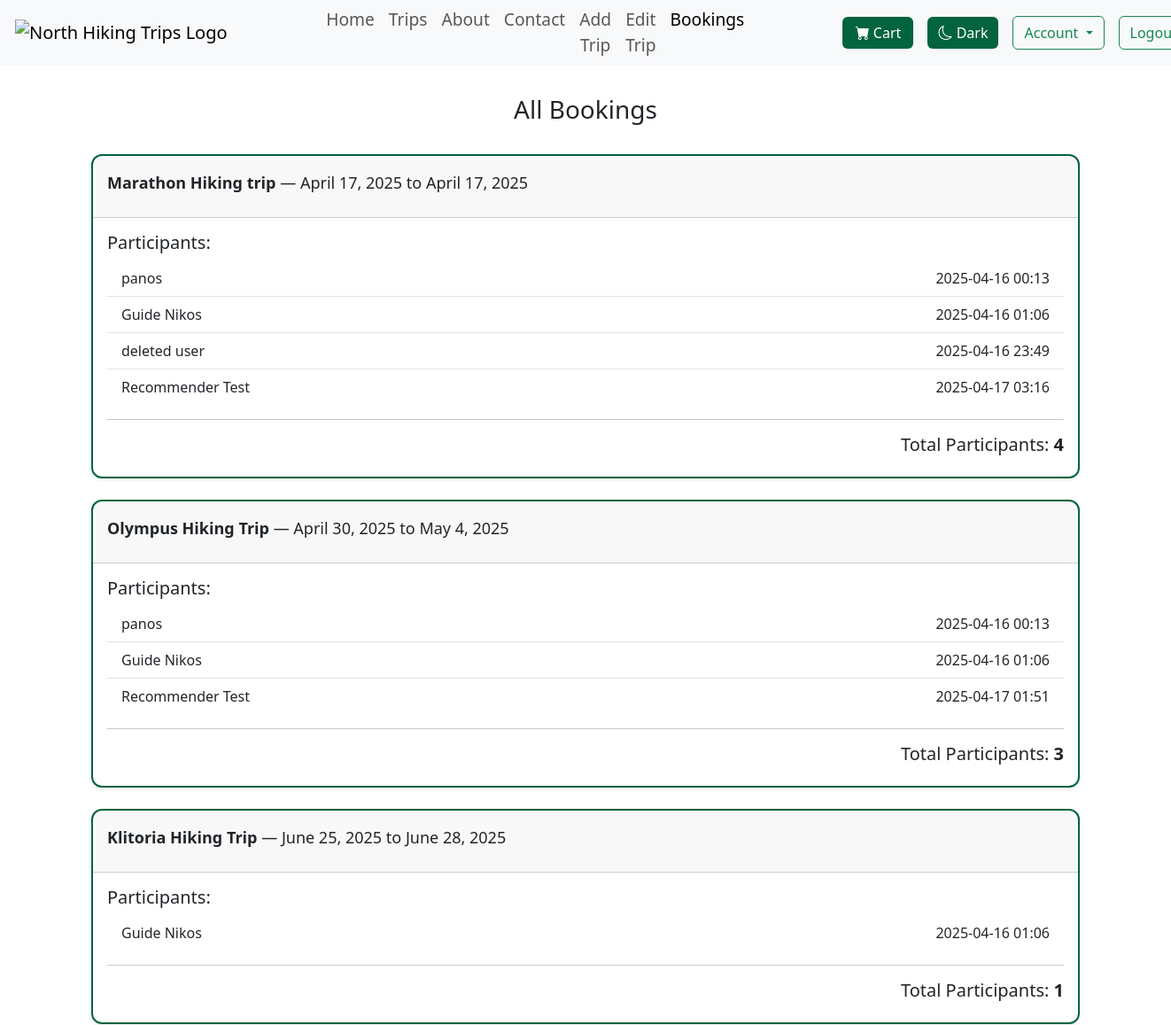
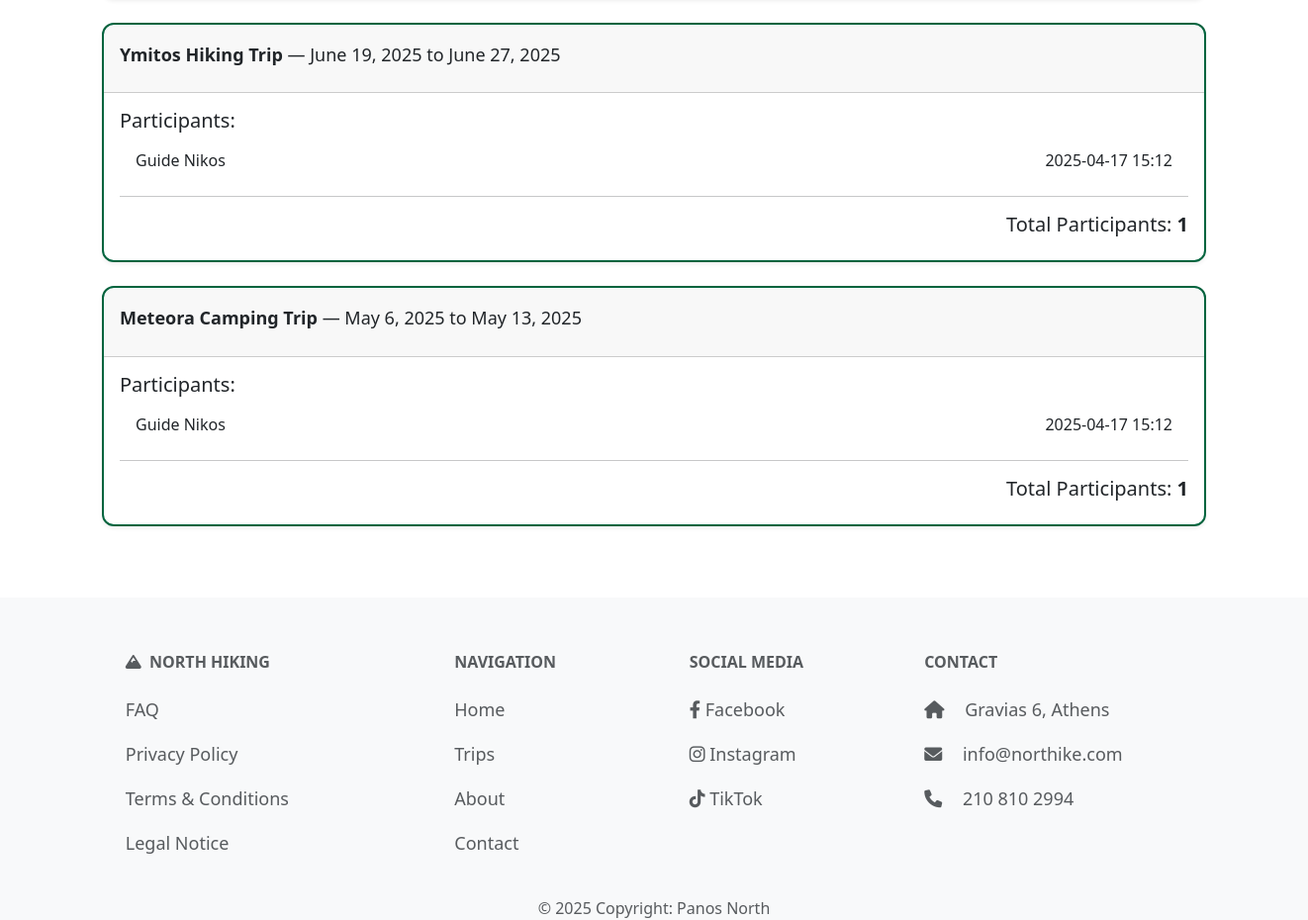
The page /users/all-booked/ (signed in) on the database its author committed (2 pictures, top to bottom).
### trips/models.py (models this page shows, shortened)
class Trip(models.Model):
    DIFFICULTY_LEVELS = [
        ('Easy', 'Easy'),
        ('Moderate', 'Moderate'),
        ('Hard', 'Hard'),
        ('Extreme', 'Extreme')
    ]
    TERRAIN_TYPES = [
        ('Forest', 'Forest'),
        ('Mountain', 'Mountain'),
        ('Beach', 'Beach'),
        ('Urban', 'Urban'),
    ]
    title = models.CharField(max_length=60, unique=True)
    location = models.CharField(max_length=40)
    difficulty = models.CharField(max_length=10, choices=DIFFICULTY_LEVELS)
    distance = models.DecimalField(max_digits=5, decimal_places=1, validators=[MinValueValidator(0), MaxValueValidator(1000000)])
    terrain = models.CharField(max_length=20, choices=TERRAIN_TYPES)
    price = models.DecimalField(max_digits=8, decimal_places=2, validators=[MinValueValidator(0)])
    start_date = models.DateField(validators=[validate_future_date])
    end_date = models.DateField(validators=[validate_future_date])
    altitude_difference = models.PositiveIntegerField(validators=[MinValueValidator(1)])
    hiking_duration = models.PositiveIntegerField(validators=[MinValueValidator(1)])
    max_participants = models.PositiveIntegerField(validators=[MinValueValidator(1), MaxValueValidator(99)])
    description = models.TextField(max_length=500)
    image = models.ImageField(default='default.png', blank=True, null=True)
    guide = models.ForeignKey('Guide', on_delete=models.SET_NULL, null=True, blank=True, related_name='trip_guides'
    )
    slug = models.SlugField(unique=True, null=True, blank=True, editable=False)

class Booking(models.Model):
    trip = models.ForeignKey(Trip, on_delete=models.CASCADE, related_name='booked_trips')
    user = models.ForeignKey(User, on_delete=models.CASCADE, related_name='user_bookings')
    order = models.ForeignKey('Order', on_delete=models.CASCADE, related_name='bookings', null=True, blank=True)
    booking_date = models.DateTimeField(auto_now_add=True)

### users/views.py (the view)
# urls.py: path('all-booked/', views.all_booked_trips_view, name='all-booked'),
@login_required(login_url="/users/login/")
def all_booked_trips_view(request):
    if not is_guide(request.user):
        raise PermissionDenied  # Shows your 403.html page if it exists
    trips_with_bookings = Trip.objects.filter(
        booked_trips__isnull=False
    ).distinct().prefetch_related('booked_trips__user')
    return render(request, 'users/all_booked_trips.html', {
        'trips': trips_with_bookings
    })

### trips/context_processors.py (called while the page is built)
def cart_item_count(request):
    if request.user.is_authenticated:
        count = CartItem.objects.filter(user=request.user).count()
        return {'cart_item_count': count}
    return {'cart_item_count': 0}

### users/views.py (called while the page is built)
def is_guide(user):
    return hasattr(user, 'guide_profile')

### users/templates/users/all_booked_trips.html (shortened to what this page needs)
{% extends "layout.html" %}
{% block content %}
<div class="short-layout-body">
<section class="container short-layout-wrapper">
    <h2 class="normal_title">All Bookings</h2>
    {% if trips %}
        {% for trip in trips %}
            <div class="card mb-4 shadow-sm custom-card">
                <div class="card-header">
                    <p class="mt-2"><strong>{{ trip.title }}</strong> — {{ trip.start_date }} to {{ trip.end_date }}</p>
                </div>
                <div class="card-body">
                    <h5 class="card-title">Participants:</h5>
                    <ul class="list-group list-group-flush">
                        {% for booking in trip.booked_trips.all %}
                            <li class="list-group-item d-flex justify-content-between align-items-center">
                                {{ booking.user.get_full_name|default:booking.user.username }}
                                <span>{{ booking.booking_date|date:"Y-m-d H:i" }}</span>
                            </li>
                        {% endfor %}
                    </ul>
                    <hr>
                    <h5 class="text-end">Total Participants: <strong>{{ trip.booked_trips.count }}</strong></h5>
                </div>
            </div>
        {% endfor %}
    {% else %}
        <div class="d-flex justify-content-center">
            <p>There is nothing to view, your cart is empty.</p>
        </div>
    {% endif %}
</section>
</div>
{% endblock %}

### static/css/styles.css (style rules this page uses)
h2 { font-size: 28px; margin-bottom: 15px; }
p { font-size: 18px; line-height: 1.6; }
.normal_title { text-align: center; margin-top: 3%; margin-bottom: 3%; }
::placeholder { color: #6c757d; }
.short-layout-body { height: 100%; margin: 0; }
.short-layout-wrapper { min-height: 80vh; display: flex; flex-direction: column; }
.custom-card { border: 2px solid #01643e; border-radius: 0.75rem; }

### rows shown on the page
Trip: title "Marathon Hiking trip", start_date "April 17, 2025", end_date "April 17, 2025", booked_trips.count "4"
Booking: user.get_full_name "panos", booking_date "2025-04-16 00:13"
Booking: user.get_full_name "Guide Nikos", booking_date "2025-04-16 01:06"
Booking: user.get_full_name "deleted user", booking_date "2025-04-16 23:49"
Booking: user.get_full_name "Recommender Test", booking_date "2025-04-17 03:16"
Trip: title "Olympus Hiking Trip", start_date "April 30, 2025", end_date "May 4, 2025", booked_trips.count "3"
Booking: user.get_full_name "panos", booking_date "2025-04-16 00:13"
Booking: user.get_full_name "Guide Nikos", booking_date "2025-04-16 01:06"
Booking: user.get_full_name "Recommender Test", booking_date "2025-04-17 01:51"
Trip: title "Klitoria Hiking Trip", start_date "June 25, 2025", end_date "June 28, 2025", booked_trips.count "1"
Booking: user.get_full_name "Guide Nikos", booking_date "2025-04-16 01:06"
Trip: title "Ymitos Hiking Trip", start_date "June 19, 2025", end_date "June 27, 2025", booked_trips.count "1"
Booking: user.get_full_name "Guide Nikos", booking_date "2025-04-17 15:12"
Trip: title "Meteora Camping Trip", start_date "May 6, 2025", end_date "May 13, 2025", booked_trips.count "1"
Booking: user.get_full_name "Guide Nikos", booking_date "2025-04-17 15:12"
